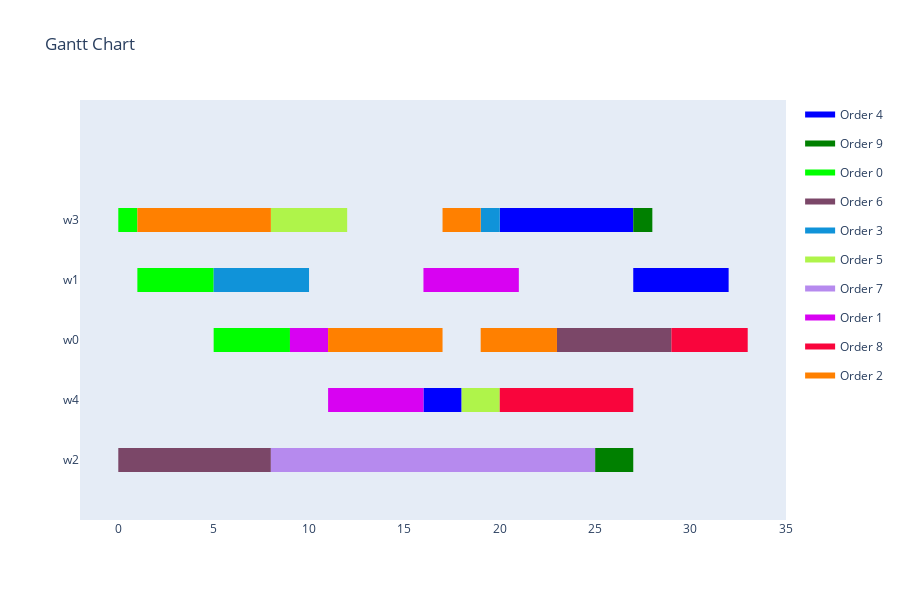
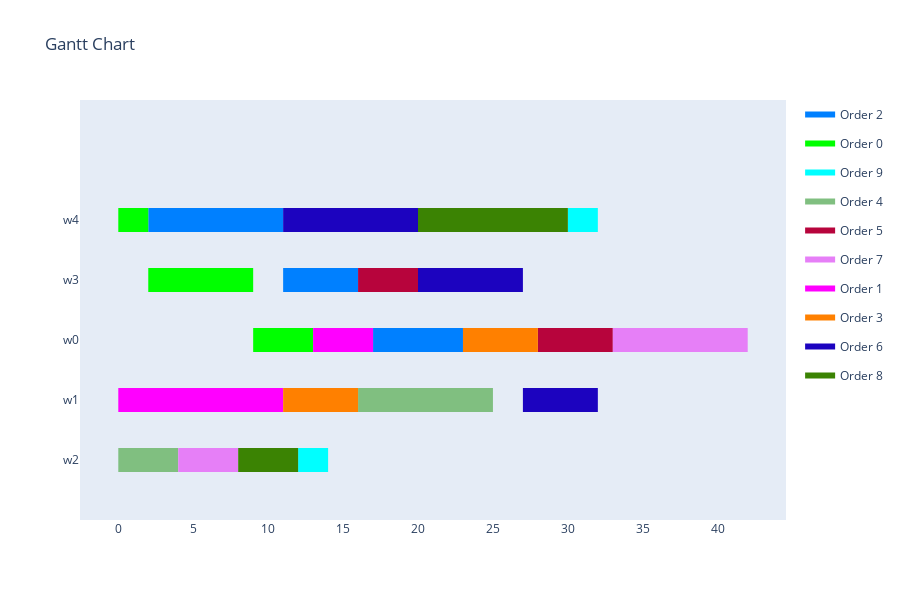
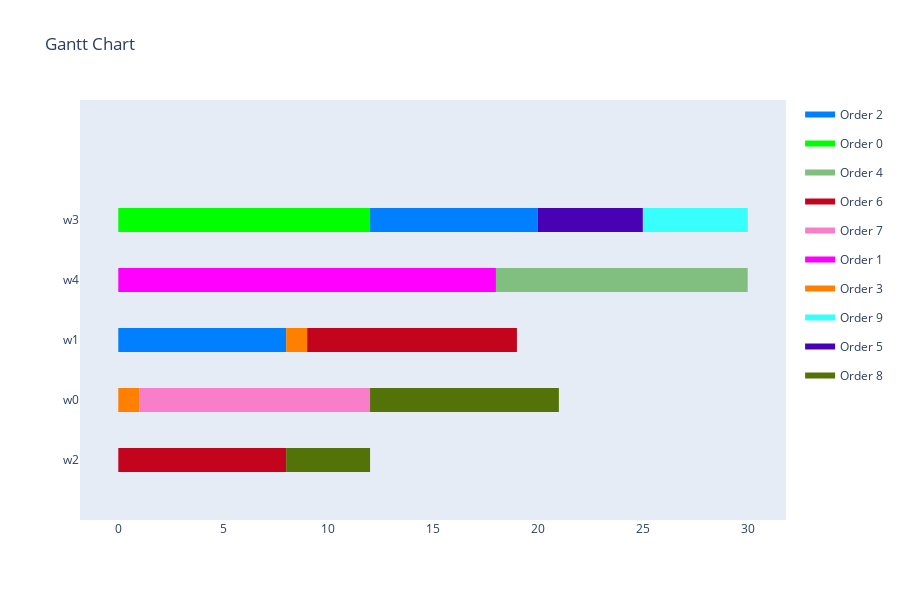

These figures' notebook cell, in order:
### Code cell
all_results = mas.get_all_results()

for result in all_results:
    show_result(result)

print(f'\nDominance Values:')
for i in range(len(all_results)):
    print(f'{all_results[i][0].created_by.name}, {all_results[i][0].created_by.objective}: {mas.get_dominance(all_results, i)}')

### Figure 1 — Plotly figure (JSON) as saved in the notebook; plotly's stock layout.template omitted (floating-point values rounded to 4 significant figures)
{"data": [{"fill": "toself", "fillcolor": "rgb(0, 0, 255)", "hoverinfo": "name", "legendgroup": "rgb(0, 0, 255)", "mode": "none", "name": "Order 4", "type": "scatter", "x": [20, 27, 27, 20, 20, 27, 32, 32, 27, 27, 16, 18, 18, 16], "y": [3.8, 3.8, 4.2, 4.2, null, 2.8, 2.8, 3.2, 3.2, null, 0.8, 0.8, 1.2, 1.2]}, {"fill": "toself", "fillcolor": "rgb(0, 128, 0)", "hoverinfo": "name", "legendgroup": "rgb(0, 128, 0)", "mode": "none", "name": "Order 9", "type": "scatter", "x": [27, 28, 28, 27, 27, 25, 27, 27, 25], "y": [3.8, 3.8, 4.2, 4.2, null, -0.2, -0.2, 0.2, 0.2]}, {"fill": "toself", "fillcolor": "rgb(0, 255, 0)", "hoverinfo": "name", "legendgroup": "rgb(0, 255, 0)", "mode": "none", "name": "Order 0", "type": "scatter", "x": [0, 1, 1, 0, 0, 1, 5, 5, 1, 1, 5, 9, 9, 5], "y": [3.8, 3.8, 4.2, 4.2, null, 2.8, 2.8, 3.2, 3.2, null, 1.8, 1.8, 2.2, 2.2]}, {"fill": "toself", "fillcolor": "rgb(123, 71, 104)", "hoverinfo": "name", "legendgroup": "rgb(123, 71, 104)", "mode": "none", "name": "Order 6", "type": "scatter", "x": [23, 25, 25, 23, 23, 25, 29, 29, 25, 25, 0, 6, 6, 0, 0, 6, 8, 8, 6], "y": [1.8, 1.8, 2.2, 2.2, null, 1.8, 1.8, 2.2, 2.2, null, -0.2, -0.2, 0.2, 0.2, null, -0.2, -0.2, 0.2, 0.2]}, {"fill": "toself", "fillcolor": "rgb(16, 147, 217)", "hoverinfo": "name", "legendgroup": "rgb(16, 147, 217)", "mode": "none", "name": "Order 3", "type": "scatter", "x": [19, 20, 20, 19, 19, 5, 10, 10, 5], "y": [3.8, 3.8, 4.2, 4.2, null, 2.8, 2.8, 3.2, 3.2]}, {"fill": "toself", "fillcolor": "rgb(175, 244, 74)", "hoverinfo": "name", "legendgroup": "rgb(175, 244, 74)", "mode": "none", "name": "Order 5", "type": "scatter", "x": [8, 12, 12, 8, 8, 18, 20, 20, 18], "y": [3.8, 3.8, 4.2, 4.2, null, 0.8, 0.8, 1.2, 1.2]}, {"fill": "toself", "fillcolor": "rgb(182, 138, 238)", "hoverinfo": "name", "legendgroup": "rgb(182, 138, 238)", "mode": "none", "name": "Order 7", "type": "scatter", "x": [8, 12, 12, 8, 8, 12, 21, 21, 12, 12, 21, 25, 25, 21], "y": [-0.2, -0.2, 0.2, 0.2, null, -0.2, -0.2, 0.2, 0.2, null, -0.2, -0.2, 0.2, 0.2]}, {"fill": "toself", "fillcolor": "rgb(216, 2, 242)", "hoverinfo": "name", "legendgroup": "rgb(216, 2, 242)", "mode": "none", "name": "Order 1", "type": "scatter", "x": [16, 21, 21, 16, 16, 9, 11, 11, 9, 9, 11, 16, 16, 11], "y": [2.8, 2.8, 3.2, 3.2, null, 1.8, 1.8, 2.2, 2.2, null, 0.8, 0.8, 1.2, 1.2]}, {"fill": "toself", "fillcolor": "rgb(249, 5, 60)", "hoverinfo": "name", "legendgroup": "rgb(249, 5, 60)", "mode": "none", "name": "Order 8", "type": "scatter", "x": [29, 33, 33, 29, 29, 20, 22, 22, 20, 20, 22, 27, 27, 22], "y": [1.8, 1.8, 2.2, 2.2, null, 0.8, 0.8, 1.2, 1.2, null, 0.8, 0.8, 1.2, 1.2]}, {"fill": "toself", "fillcolor": "rgb(255, 128, 0)", "hoverinfo": "name", "legendgroup": "rgb(255, 128, 0)", "mode": "none", "name": "Order 2", "type": "scatter", "x": [1, 8, 8, 1, 1, 17, 19, 19, 17, 17, 11, 17, 17, 11, 11, 19, 23, 23, 19], "y": [3.8, 3.8, 4.2, 4.2, null, 3.8, 3.8, 4.2, 4.2, null, 1.8, 1.8, 2.2, 2.2, null, 1.8, 1.8, 2.2, 2.2]}, {"legendgroup": "rgb(0, 0, 255)", "marker": {"color": "rgb(0, 0, 255)", "opacity": 0, "size": 1}, "mode": "markers", "name": "", "showlegend": false, "text": [null, null, null, null, null, null], "type": "scatter", "x": [20, 27, 27, 32, 16, 18], "y": [4, 4, 3, 3, 1, 1]}, {"legendgroup": "rgb(0, 128, 0)", "marker": {"color": "rgb(0, 128, 0)", "opacity": 0, "size": 1}, "mode": "markers", "name": "", "showlegend": false, "text": [null, null, null, null], "type": "scatter", "x": [27, 28, 25, 27], "y": [4, 4, 0, 0]}, {"legendgroup": "rgb(0, 255, 0)", "marker": {"color": "rgb(0, 255, 0)", "opacity": 0, "size": 1}, "mode": "markers", "name": "", "showlegend": false, "text": [null, null, null, null, null, null], "type": "scatter", "x": [0, 1, 1, 5, 5, 9], "y": [4, 4, 3, 3, 2, 2]}, {"legendgroup": "rgb(123, 71, 104)", "marker": {"color": "rgb(123, 71, 104)", "opacity": 0, "size": 1}, "mode": "markers", "name": "", "showlegend": false, "text": [null, null, null, null, null, null, null, null], "type": "scatter", "x": [23, 25, 25, 29, 0, 6, 6, 8], "y": [2, 2, 2, 2, 0, 0, 0, 0]}, {"legendgroup": "rgb(16, 147, 217)", "marker": {"color": "rgb(16, 147, 217)", "opacity": 0, "size": 1}, "mode": "markers", "name": "", "showlegend": false, "text": [null, null, null, null], "type": "scatter", "x": [19, 20, 5, 10], "y": [4, 4, 3, 3]}, {"legendgroup": "rgb(175, 244, 74)", "marker": {"color": "rgb(175, 244, 74)", "opacity": 0, "size": 1}, "mode": "markers", "name": "", "showlegend": false, "text": [null, null, null, null], "type": "scatter", "x": [8, 12, 18, 20], "y": [4, 4, 1, 1]}, {"legendgroup": "rgb(182, 138, 238)", "marker": {"color": "rgb(182, 138, 238)", "opacity": 0, "size": 1}, "mode": "markers", "name": "", "showlegend": false, "text": [null, null, null, null, null, null], "type": "scatter", "x": [8, 12, 12, 21, 21, 25], "y": [0, 0, 0, 0, 0, 0]}, {"legendgroup": "rgb(216, 2, 242)", "marker": {"color": "rgb(216, 2, 242)", "opacity": 0, "size": 1}, "mode": "markers", "name": "", "showlegend": false, "text": [null, null, null, null, null, null], "type": "scatter", "x": [16, 21, 9, 11, 11, 16], "y": [3, 3, 2, 2, 1, 1]}, {"legendgroup": "rgb(249, 5, 60)", "marker": {"color": "rgb(249, 5, 60)", "opacity": 0, "size": 1}, "mode": "markers", "name": "", "showlegend": false, "text": [null, null, null, null, null, null], "type": "scatter", "x": [29, 33, 20, 22, 22, 27], "y": [2, 2, 1, 1, 1, 1]}, {"legendgroup": "rgb(255, 128, 0)", "marker": {"color": "rgb(255, 128, 0)", "opacity": 0, "size": 1}, "mode": "markers", "name": "", "showlegend": false, "text": [null, null, null, null, null, null, null, null], "type": "scatter", "x": [1, 8, 17, 19, 11, 17, 19, 23], "y": [4, 4, 4, 4, 2, 2, 2, 2]}], "layout": {"height": 600, "hovermode": "closest", "showlegend": true, "title": {"text": "Gantt Chart"}, "xaxis": {"rangeselector": {"buttons": [{"count": 7, "label": "1w", "step": "day", "stepmode": "backward"}, {"count": 1, "label": "1m", "step": "month", "stepmode": "backward"}, {"count": 6, "label": "6m", "step": "month", "stepmode": "backward"}, {"count": 1, "label": "YTD", "step": "year", "stepmode": "todate"}, {"count": 1, "label": "1y", "step": "year", "stepmode": "backward"}, {"step": "all"}]}, "showgrid": false, "type": "linear", "zeroline": false}, "yaxis": {"autorange": false, "range": [-1, 6], "showgrid": false, "ticktext": ["w2", "w4", "w0", "w1", "w3"], "tickvals": [0, 1, 2, 3, 4], "zeroline": false}}}

### Figure 2 — Plotly figure (JSON) as saved in the notebook; plotly's stock layout.template omitted (floating-point values rounded to 4 significant figures)
{"data": [{"fill": "toself", "fillcolor": "rgb(0, 128, 255)", "hoverinfo": "name", "legendgroup": "rgb(0, 128, 255)", "mode": "none", "name": "Order 2", "type": "scatter", "x": [2, 11, 11, 2, 2, 11, 16, 16, 11, 11, 17, 19, 19, 17, 17, 19, 23, 23, 19], "y": [3.8, 3.8, 4.2, 4.2, null, 2.8, 2.8, 3.2, 3.2, null, 1.8, 1.8, 2.2, 2.2, null, 1.8, 1.8, 2.2, 2.2]}, {"fill": "toself", "fillcolor": "rgb(0, 255, 0)", "hoverinfo": "name", "legendgroup": "rgb(0, 255, 0)", "mode": "none", "name": "Order 0", "type": "scatter", "x": [0, 2, 2, 0, 0, 2, 9, 9, 2, 2, 9, 13, 13, 9], "y": [3.8, 3.8, 4.2, 4.2, null, 2.8, 2.8, 3.2, 3.2, null, 1.8, 1.8, 2.2, 2.2]}, {"fill": "toself", "fillcolor": "rgb(0, 255, 255)", "hoverinfo": "name", "legendgroup": "rgb(0, 255, 255)", "mode": "none", "name": "Order 9", "type": "scatter", "x": [30, 32, 32, 30, 30, 12, 14, 14, 12], "y": [3.8, 3.8, 4.2, 4.2, null, -0.2, -0.2, 0.2, 0.2]}, {"fill": "toself", "fillcolor": "rgb(128, 191, 128)", "hoverinfo": "name", "legendgroup": "rgb(128, 191, 128)", "mode": "none", "name": "Order 4", "type": "scatter", "x": [16, 20, 20, 16, 16, 20, 25, 25, 20, 20, 0, 4, 4, 0], "y": [0.8, 0.8, 1.2, 1.2, null, 0.8, 0.8, 1.2, 1.2, null, -0.2, -0.2, 0.2, 0.2]}, {"fill": "toself", "fillcolor": "rgb(183, 4, 60)", "hoverinfo": "name", "legendgroup": "rgb(183, 4, 60)", "mode": "none", "name": "Order 5", "type": "scatter", "x": [16, 20, 20, 16, 16, 28, 33, 33, 28], "y": [2.8, 2.8, 3.2, 3.2, null, 1.8, 1.8, 2.2, 2.2]}, {"fill": "toself", "fillcolor": "rgb(230, 127, 247)", "hoverinfo": "name", "legendgroup": "rgb(230, 127, 247)", "mode": "none", "name": "Order 7", "type": "scatter", "x": [33, 38, 38, 33, 33, 38, 42, 42, 38, 38, 4, 8, 8, 4], "y": [1.8, 1.8, 2.2, 2.2, null, 1.8, 1.8, 2.2, 2.2, null, -0.2, -0.2, 0.2, 0.2]}, {"fill": "toself", "fillcolor": "rgb(255, 0, 255)", "hoverinfo": "name", "legendgroup": "rgb(255, 0, 255)", "mode": "none", "name": "Order 1", "type": "scatter", "x": [13, 17, 17, 13, 13, 0, 5, 5, 0, 0, 5, 11, 11, 5], "y": [1.8, 1.8, 2.2, 2.2, null, 0.8, 0.8, 1.2, 1.2, null, 0.8, 0.8, 1.2, 1.2]}, {"fill": "toself", "fillcolor": "rgb(255, 128, 0)", "hoverinfo": "name", "legendgroup": "rgb(255, 128, 0)", "mode": "none", "name": "Order 3", "type": "scatter", "x": [23, 28, 28, 23, 23, 11, 16, 16, 11], "y": [1.8, 1.8, 2.2, 2.2, null, 0.8, 0.8, 1.2, 1.2]}, {"fill": "toself", "fillcolor": "rgb(28, 3, 191)", "hoverinfo": "name", "legendgroup": "rgb(28, 3, 191)", "mode": "none", "name": "Order 6", "type": "scatter", "x": [11, 20, 20, 11, 11, 20, 25, 25, 20, 20, 25, 27, 27, 25, 25, 27, 32, 32, 27], "y": [3.8, 3.8, 4.2, 4.2, null, 2.8, 2.8, 3.2, 3.2, null, 2.8, 2.8, 3.2, 3.2, null, 0.8, 0.8, 1.2, 1.2]}, {"fill": "toself", "fillcolor": "rgb(59, 131, 3)", "hoverinfo": "name", "legendgroup": "rgb(59, 131, 3)", "mode": "none", "name": "Order 8", "type": "scatter", "x": [20, 25, 25, 20, 20, 25, 30, 30, 25, 25, 8, 12, 12, 8], "y": [3.8, 3.8, 4.2, 4.2, null, 3.8, 3.8, 4.2, 4.2, null, -0.2, -0.2, 0.2, 0.2]}, {"legendgroup": "rgb(0, 128, 255)", "marker": {"color": "rgb(0, 128, 255)", "opacity": 0, "size": 1}, "mode": "markers", "name": "", "showlegend": false, "text": [null, null, null, null, null, null, null, null], "type": "scatter", "x": [2, 11, 11, 16, 17, 19, 19, 23], "y": [4, 4, 3, 3, 2, 2, 2, 2]}, {"legendgroup": "rgb(0, 255, 0)", "marker": {"color": "rgb(0, 255, 0)", "opacity": 0, "size": 1}, "mode": "markers", "name": "", "showlegend": false, "text": [null, null, null, null, null, null], "type": "scatter", "x": [0, 2, 2, 9, 9, 13], "y": [4, 4, 3, 3, 2, 2]}, {"legendgroup": "rgb(0, 255, 255)", "marker": {"color": "rgb(0, 255, 255)", "opacity": 0, "size": 1}, "mode": "markers", "name": "", "showlegend": false, "text": [null, null, null, null], "type": "scatter", "x": [30, 32, 12, 14], "y": [4, 4, 0, 0]}, {"legendgroup": "rgb(128, 191, 128)", "marker": {"color": "rgb(128, 191, 128)", "opacity": 0, "size": 1}, "mode": "markers", "name": "", "showlegend": false, "text": [null, null, null, null, null, null], "type": "scatter", "x": [16, 20, 20, 25, 0, 4], "y": [1, 1, 1, 1, 0, 0]}, {"legendgroup": "rgb(183, 4, 60)", "marker": {"color": "rgb(183, 4, 60)", "opacity": 0, "size": 1}, "mode": "markers", "name": "", "showlegend": false, "text": [null, null, null, null], "type": "scatter", "x": [16, 20, 28, 33], "y": [3, 3, 2, 2]}, {"legendgroup": "rgb(230, 127, 247)", "marker": {"color": "rgb(230, 127, 247)", "opacity": 0, "size": 1}, "mode": "markers", "name": "", "showlegend": false, "text": [null, null, null, null, null, null], "type": "scatter", "x": [33, 38, 38, 42, 4, 8], "y": [2, 2, 2, 2, 0, 0]}, {"legendgroup": "rgb(255, 0, 255)", "marker": {"color": "rgb(255, 0, 255)", "opacity": 0, "size": 1}, "mode": "markers", "name": "", "showlegend": false, "text": [null, null, null, null, null, null], "type": "scatter", "x": [13, 17, 0, 5, 5, 11], "y": [2, 2, 1, 1, 1, 1]}, {"legendgroup": "rgb(255, 128, 0)", "marker": {"color": "rgb(255, 128, 0)", "opacity": 0, "size": 1}, "mode": "markers", "name": "", "showlegend": false, "text": [null, null, null, null], "type": "scatter", "x": [23, 28, 11, 16], "y": [2, 2, 1, 1]}, {"legendgroup": "rgb(28, 3, 191)", "marker": {"color": "rgb(28, 3, 191)", "opacity": 0, "size": 1}, "mode": "markers", "name": "", "showlegend": false, "text": [null, null, null, null, null, null, null, null], "type": "scatter", "x": [11, 20, 20, 25, 25, 27, 27, 32], "y": [4, 4, 3, 3, 3, 3, 1, 1]}, {"legendgroup": "rgb(59, 131, 3)", "marker": {"color": "rgb(59, 131, 3)", "opacity": 0, "size": 1}, "mode": "markers", "name": "", "showlegend": false, "text": [null, null, null, null, null, null], "type": "scatter", "x": [20, 25, 25, 30, 8, 12], "y": [4, 4, 4, 4, 0, 0]}], "layout": {"height": 600, "hovermode": "closest", "showlegend": true, "title": {"text": "Gantt Chart"}, "xaxis": {"rangeselector": {"buttons": [{"count": 7, "label": "1w", "step": "day", "stepmode": "backward"}, {"count": 1, "label": "1m", "step": "month", "stepmode": "backward"}, {"count": 6, "label": "6m", "step": "month", "stepmode": "backward"}, {"count": 1, "label": "YTD", "step": "year", "stepmode": "todate"}, {"count": 1, "label": "1y", "step": "year", "stepmode": "backward"}, {"step": "all"}]}, "showgrid": false, "type": "linear", "zeroline": false}, "yaxis": {"autorange": false, "range": [-1, 6], "showgrid": false, "ticktext": ["w2", "w1", "w0", "w3", "w4"], "tickvals": [0, 1, 2, 3, 4], "zeroline": false}}}

### Figure 3 — Plotly figure (JSON) as saved in the notebook; plotly's stock layout.template omitted (floating-point values rounded to 4 significant figures)
{"data": [{"fill": "toself", "fillcolor": "rgb(0, 128, 255)", "hoverinfo": "name", "legendgroup": "rgb(0, 128, 255)", "mode": "none", "name": "Order 2", "type": "scatter", "x": [12, 17, 17, 12, 12, 17, 19, 19, 17, 17, 19, 20, 20, 19, 19, 0, 8, 8, 0], "y": [3.8, 3.8, 4.2, 4.2, null, 3.8, 3.8, 4.2, 4.2, null, 3.8, 3.8, 4.2, 4.2, null, 1.8, 1.8, 2.2, 2.2]}, {"fill": "toself", "fillcolor": "rgb(0, 255, 0)", "hoverinfo": "name", "legendgroup": "rgb(0, 255, 0)", "mode": "none", "name": "Order 0", "type": "scatter", "x": [0, 1, 1, 0, 0, 1, 8, 8, 1, 1, 8, 12, 12, 8], "y": [3.8, 3.8, 4.2, 4.2, null, 3.8, 3.8, 4.2, 4.2, null, 3.8, 3.8, 4.2, 4.2]}, {"fill": "toself", "fillcolor": "rgb(128, 191, 128)", "hoverinfo": "name", "legendgroup": "rgb(128, 191, 128)", "mode": "none", "name": "Order 4", "type": "scatter", "x": [18, 20, 20, 18, 18, 20, 25, 25, 20, 20, 25, 30, 30, 25], "y": [2.8, 2.8, 3.2, 3.2, null, 2.8, 2.8, 3.2, 3.2, null, 2.8, 2.8, 3.2, 3.2]}, {"fill": "toself", "fillcolor": "rgb(194, 5, 29)", "hoverinfo": "name", "legendgroup": "rgb(194, 5, 29)", "mode": "none", "name": "Order 6", "type": "scatter", "x": [9, 14, 14, 9, 9, 14, 19, 19, 14, 14, 0, 6, 6, 0, 0, 6, 8, 8, 6], "y": [1.8, 1.8, 2.2, 2.2, null, 1.8, 1.8, 2.2, 2.2, null, -0.2, -0.2, 0.2, 0.2, null, -0.2, -0.2, 0.2, 0.2]}, {"fill": "toself", "fillcolor": "rgb(249, 126, 201)", "hoverinfo": "name", "legendgroup": "rgb(249, 126, 201)", "mode": "none", "name": "Order 7", "type": "scatter", "x": [1, 3, 3, 1, 1, 3, 8, 8, 3, 3, 8, 12, 12, 8], "y": [0.8, 0.8, 1.2, 1.2, null, 0.8, 0.8, 1.2, 1.2, null, 0.8, 0.8, 1.2, 1.2]}, {"fill": "toself", "fillcolor": "rgb(255, 0, 255)", "hoverinfo": "name", "legendgroup": "rgb(255, 0, 255)", "mode": "none", "name": "Order 1", "type": "scatter", "x": [0, 8, 8, 0, 0, 8, 13, 13, 8, 8, 13, 18, 18, 13], "y": [2.8, 2.8, 3.2, 3.2, null, 2.8, 2.8, 3.2, 3.2, null, 2.8, 2.8, 3.2, 3.2]}, {"fill": "toself", "fillcolor": "rgb(255, 128, 0)", "hoverinfo": "name", "legendgroup": "rgb(255, 128, 0)", "mode": "none", "name": "Order 3", "type": "scatter", "x": [8, 9, 9, 8, 8, 0, 1, 1, 0], "y": [1.8, 1.8, 2.2, 2.2, null, 0.8, 0.8, 1.2, 1.2]}, {"fill": "toself", "fillcolor": "rgb(56, 254, 252)", "hoverinfo": "name", "legendgroup": "rgb(56, 254, 252)", "mode": "none", "name": "Order 9", "type": "scatter", "x": [25, 29, 29, 25, 25, 29, 30, 30, 29], "y": [3.8, 3.8, 4.2, 4.2, null, 3.8, 3.8, 4.2, 4.2]}, {"fill": "toself", "fillcolor": "rgb(72, 2, 179)", "hoverinfo": "name", "legendgroup": "rgb(72, 2, 179)", "mode": "none", "name": "Order 5", "type": "scatter", "x": [20, 24, 24, 20, 20, 24, 25, 25, 24], "y": [3.8, 3.8, 4.2, 4.2, null, 3.8, 3.8, 4.2, 4.2]}, {"fill": "toself", "fillcolor": "rgb(83, 114, 7)", "hoverinfo": "name", "legendgroup": "rgb(83, 114, 7)", "mode": "none", "name": "Order 8", "type": "scatter", "x": [12, 17, 17, 12, 12, 17, 21, 21, 17, 17, 8, 12, 12, 8], "y": [0.8, 0.8, 1.2, 1.2, null, 0.8, 0.8, 1.2, 1.2, null, -0.2, -0.2, 0.2, 0.2]}, {"legendgroup": "rgb(0, 128, 255)", "marker": {"color": "rgb(0, 128, 255)", "opacity": 0, "size": 1}, "mode": "markers", "name": "", "showlegend": false, "text": [null, null, null, null, null, null, null, null], "type": "scatter", "x": [12, 17, 17, 19, 19, 20, 0, 8], "y": [4, 4, 4, 4, 4, 4, 2, 2]}, {"legendgroup": "rgb(0, 255, 0)", "marker": {"color": "rgb(0, 255, 0)", "opacity": 0, "size": 1}, "mode": "markers", "name": "", "showlegend": false, "text": [null, null, null, null, null, null], "type": "scatter", "x": [0, 1, 1, 8, 8, 12], "y": [4, 4, 4, 4, 4, 4]}, {"legendgroup": "rgb(128, 191, 128)", "marker": {"color": "rgb(128, 191, 128)", "opacity": 0, "size": 1}, "mode": "markers", "name": "", "showlegend": false, "text": [null, null, null, null, null, null], "type": "scatter", "x": [18, 20, 20, 25, 25, 30], "y": [3, 3, 3, 3, 3, 3]}, {"legendgroup": "rgb(194, 5, 29)", "marker": {"color": "rgb(194, 5, 29)", "opacity": 0, "size": 1}, "mode": "markers", "name": "", "showlegend": false, "text": [null, null, null, null, null, null, null, null], "type": "scatter", "x": [9, 14, 14, 19, 0, 6, 6, 8], "y": [2, 2, 2, 2, 0, 0, 0, 0]}, {"legendgroup": "rgb(249, 126, 201)", "marker": {"color": "rgb(249, 126, 201)", "opacity": 0, "size": 1}, "mode": "markers", "name": "", "showlegend": false, "text": [null, null, null, null, null, null], "type": "scatter", "x": [1, 3, 3, 8, 8, 12], "y": [1, 1, 1, 1, 1, 1]}, {"legendgroup": "rgb(255, 0, 255)", "marker": {"color": "rgb(255, 0, 255)", "opacity": 0, "size": 1}, "mode": "markers", "name": "", "showlegend": false, "text": [null, null, null, null, null, null], "type": "scatter", "x": [0, 8, 8, 13, 13, 18], "y": [3, 3, 3, 3, 3, 3]}, {"legendgroup": "rgb(255, 128, 0)", "marker": {"color": "rgb(255, 128, 0)", "opacity": 0, "size": 1}, "mode": "markers", "name": "", "showlegend": false, "text": [null, null, null, null], "type": "scatter", "x": [8, 9, 0, 1], "y": [2, 2, 1, 1]}, {"legendgroup": "rgb(56, 254, 252)", "marker": {"color": "rgb(56, 254, 252)", "opacity": 0, "size": 1}, "mode": "markers", "name": "", "showlegend": false, "text": [null, null, null, null], "type": "scatter", "x": [25, 29, 29, 30], "y": [4, 4, 4, 4]}, {"legendgroup": "rgb(72, 2, 179)", "marker": {"color": "rgb(72, 2, 179)", "opacity": 0, "size": 1}, "mode": "markers", "name": "", "showlegend": false, "text": [null, null, null, null], "type": "scatter", "x": [20, 24, 24, 25], "y": [4, 4, 4, 4]}, {"legendgroup": "rgb(83, 114, 7)", "marker": {"color": "rgb(83, 114, 7)", "opacity": 0, "size": 1}, "mode": "markers", "name": "", "showlegend": false, "text": [null, null, null, null, null, null], "type": "scatter", "x": [12, 17, 17, 21, 8, 12], "y": [1, 1, 1, 1, 0, 0]}], "layout": {"height": 600, "hovermode": "closest", "showlegend": true, "title": {"text": "Gantt Chart"}, "xaxis": {"rangeselector": {"buttons": [{"count": 7, "label": "1w", "step": "day", "stepmode": "backward"}, {"count": 1, "label": "1m", "step": "month", "stepmode": "backward"}, {"count": 6, "label": "6m", "step": "month", "stepmode": "backward"}, {"count": 1, "label": "YTD", "step": "year", "stepmode": "todate"}, {"count": 1, "label": "1y", "step": "year", "stepmode": "backward"}, {"step": "all"}]}, "showgrid": false, "type": "linear", "zeroline": false}, "yaxis": {"autorange": false, "range": [-1, 6], "showgrid": false, "ticktext": ["w2", "w0", "w1", "w4", "w3"], "tickvals": [0, 1, 2, 3, 4], "zeroline": false}}}
